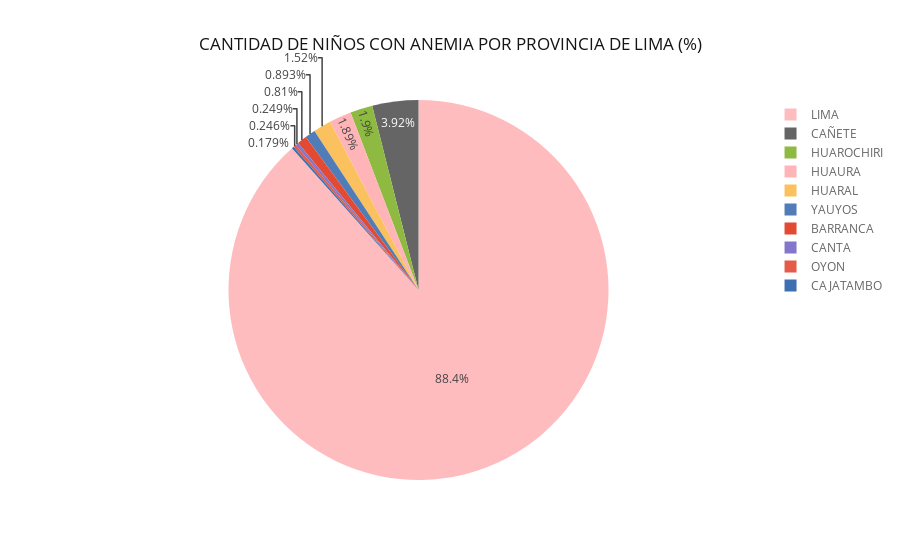

Here is the notebook cell this chart was saved with:
### Code cell
# plotting
ddf5.iplot(kind='pie', labels='Prov_EESS',
                         values='Cantidad_Niños',
                         title='CANTIDAD DE NIÑOS CON ANEMIA POR PROVINCIA DE LIMA (%)')

### Figure 1 — Plotly figure (JSON) as saved in the notebook; plotly's stock layout.template omitted (floating-point values rounded to 4 significant figures)
{"data": [{"labels": ["BARRANCA", "CAJATAMBO", "CANTA", "CAÑETE", "HUARAL", "HUAROCHIRI", "HUAURA", "LIMA", "OYON", "YAUYOS"], "marker": {"colors": ["rgba(226, 74, 51, 1.0)", "rgba(62, 111, 176, 1.0)", "rgba(132, 118, 202, 1.0)", "rgba(101, 101, 101, 1.0)", "rgba(251, 193, 94, 1.0)", "rgba(142, 186, 66, 1.0)", "rgba(255, 181, 184, 1.0)", "rgba(255, 181, 184, 0.8999999999999999)", "rgba(226, 74, 51, 0.8999999999999999)", "rgba(62, 111, 176, 0.8999999999999999)"]}, "name": "", "type": "pie", "values": [280, 62, 86, 1355, 524, 658, 653, 30572, 85, 309]}], "layout": {"legend": {"bgcolor": "#FFFFFF", "font": {"color": "#666666"}}, "paper_bgcolor": "#FFFFFF", "plot_bgcolor": "#E5E5E5", "title": "CANTIDAD DE NIÑOS CON ANEMIA POR PROVINCIA DE LIMA (%)", "titlefont": {"color": "#151516"}}}
